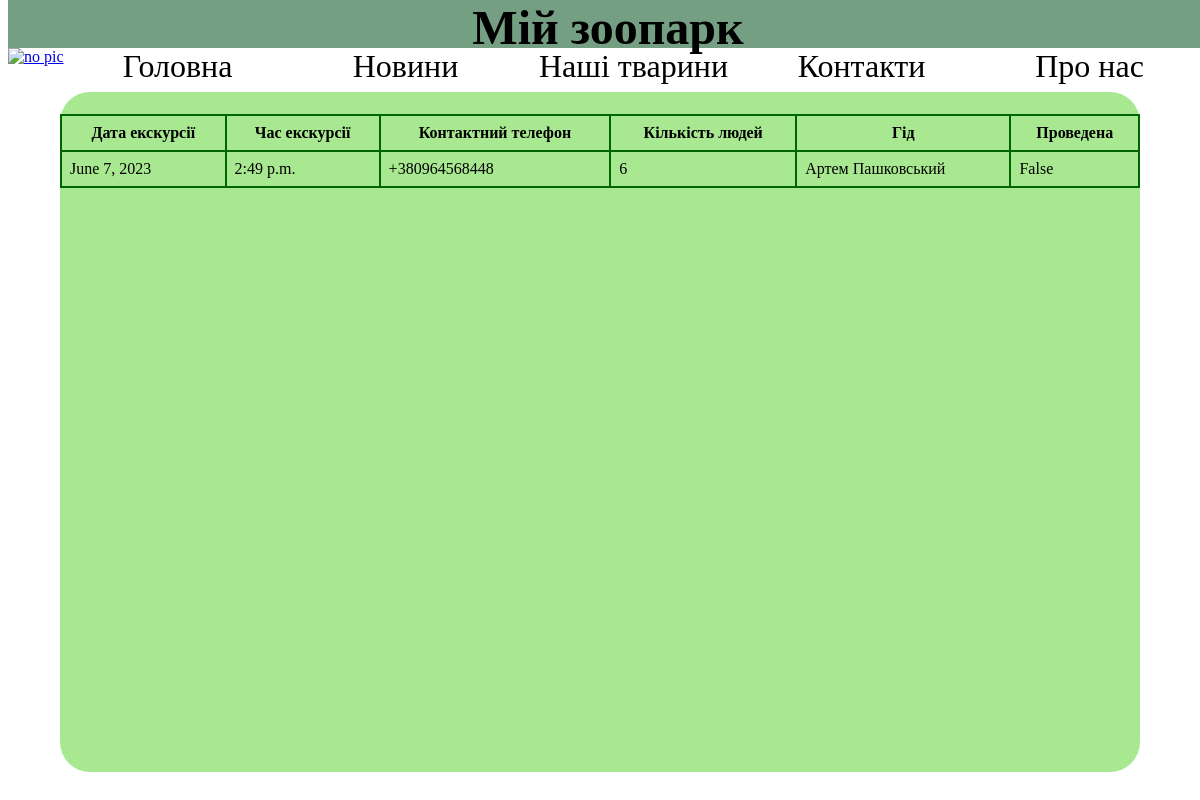
Screenshot of /zoo/excursion/11/ with the database file from the repository.
### zoo/models.py (models this page shows, shortened)
class Excursions(models.Model):
    date = models.DateField('date')
    time = models.TimeField('time')
    phone = models.CharField('phone', max_length=250)
    name = models.CharField('name', max_length=250, default='')
    peopleAmount = models.IntegerField('amount of people')
    guide = models.ForeignKey(Account, on_delete=models.DO_NOTHING, null=True)
    isFinished = models.BooleanField(default=False)
    class Meta:
        verbose_name = 'Excursion'
        verbose_name_plural = 'Excursions'
        ordering = ['date']

class Account(models.Model):
    user = models.OneToOneField(User, null=False, on_delete=models.CASCADE)
    phone = models.CharField('phone', max_length=250)
    def __str__(self):
        return f'{self.user.first_name} {self.user.last_name}'

### zoo/views.py (the view)
# urls.py: path('excursion/<int:id>/', views.getExcursion, name="excursion"),
def getExcursion(request, id):
    global excursion
    for item in Excursions.objects.all():
        if item.id == id:
            excursion = item
    return render(request, 'excursionDetail.html', {'excursion': excursion})

### templates/excursionDetail.html (shortened to what this page needs)
<!DOCTYPE html>
<html lang="en">
{% load static %}
<head>
    <link href="{% static "CSS/zooStyles.css" %}" rel="stylesheet">
</head>
<body>
<div class="siteName"><a>Мій зоопарк</a></div>
<nav>
    <a href="/zoo"><img src="{% static "Images/zooImg.jpg" %}" alt="no pic"></a>
    <div class="upperRadius"><a href="/zoo" class="navbarTextLink firstLevelLink"> Головна </a>
    </div>
    <div class="upperRadius downRadius"><a href="/zoo/news" class="navbarTextLink firstLevelLink"> Новини </a></div>
    <div class="upperRadius downRadius"><a href="" class="navbarTextLink firstLevelLink"> Наші тварини </a></div>
    <div class="upperRadius downRadius"><a href="" class="navbarTextLink firstLevelLink"> Контакти </a></div>
    <div class="upperRadius downRadius"><a href="" class="navbarTextLink firstLevelLink"> Про нас </a></div>
</nav>
<div class="textContainer">
    <table>
        <thead>
        <tr>
            <th>Дата екскурсії</th>
            <th>Час екскурсії</th>
            <th>Контактний телефон</th>
            <th>Кількість людей</th>
            <th>Гід</th>
            <th>Проведена</th>
        </tr>
        </thead>
        <tbody>
        <tr>
            <td>{{ excursion.date }}</td>
            <td>{{ excursion.time }}</td>
            <td>{{ excursion.phone }}</td>
            <td>{{ excursion.peopleAmount }}</td>
            <td>{{ excursion.guide }}</td>
            <td>{{ excursion.isFinished }}</td>
        </tr>
        </tbody>
    </table>
</div>
</body>
</html>

### zoo/static/CSS/zooStyles.css (style rules this page uses)
body { background-image: url(../Images/backgroundForBody.jpg); background-repeat: no-repeat; background-position: center center; background-attachment: fixed; background-size: cover; }
.siteName { font-size: 300%; top: 0; height: 6%; width: 100%; position: fixed; z-index: 2; background-color: #749F82; text-align: center; font-weight: bold; }
nav { display: flex; flex-direction: row; height: 5%; min-height: 40px; width: 100%; position: fixed; top: 6%; z-index: 2; background-color: transparent; }
nav > div { width: 19%; text-align: center; }
nav img { display: block; width: 100%; height: 100%; flex-shrink: 0; }
.navbarTextLink { color: black; text-decoration: none; }
.firstLevelLink { font-size: 200%; }
.upperRadius { border-top-right-radius: 15px; border-top-left-radius: 15px }
.downRadius { border-bottom-right-radius: 15px; border-bottom-left-radius: 15px }
.textContainer { position: absolute; margin-top: 7%; width: 90%; min-height: 85%; border-radius: 30px; left: 5%; background-color: #A8E890; }
table { width: 100%; margin-top: 2%; border-collapse: collapse; }
td, th { border: 2px solid darkgreen; padding: 8px; }

### rows the page displays
Excursions: date "June 7, 2023", time "2:49 p.m.", phone "+380964568448", peopleAmount "6", guide "Артем Пашковський", isFinished "False"
